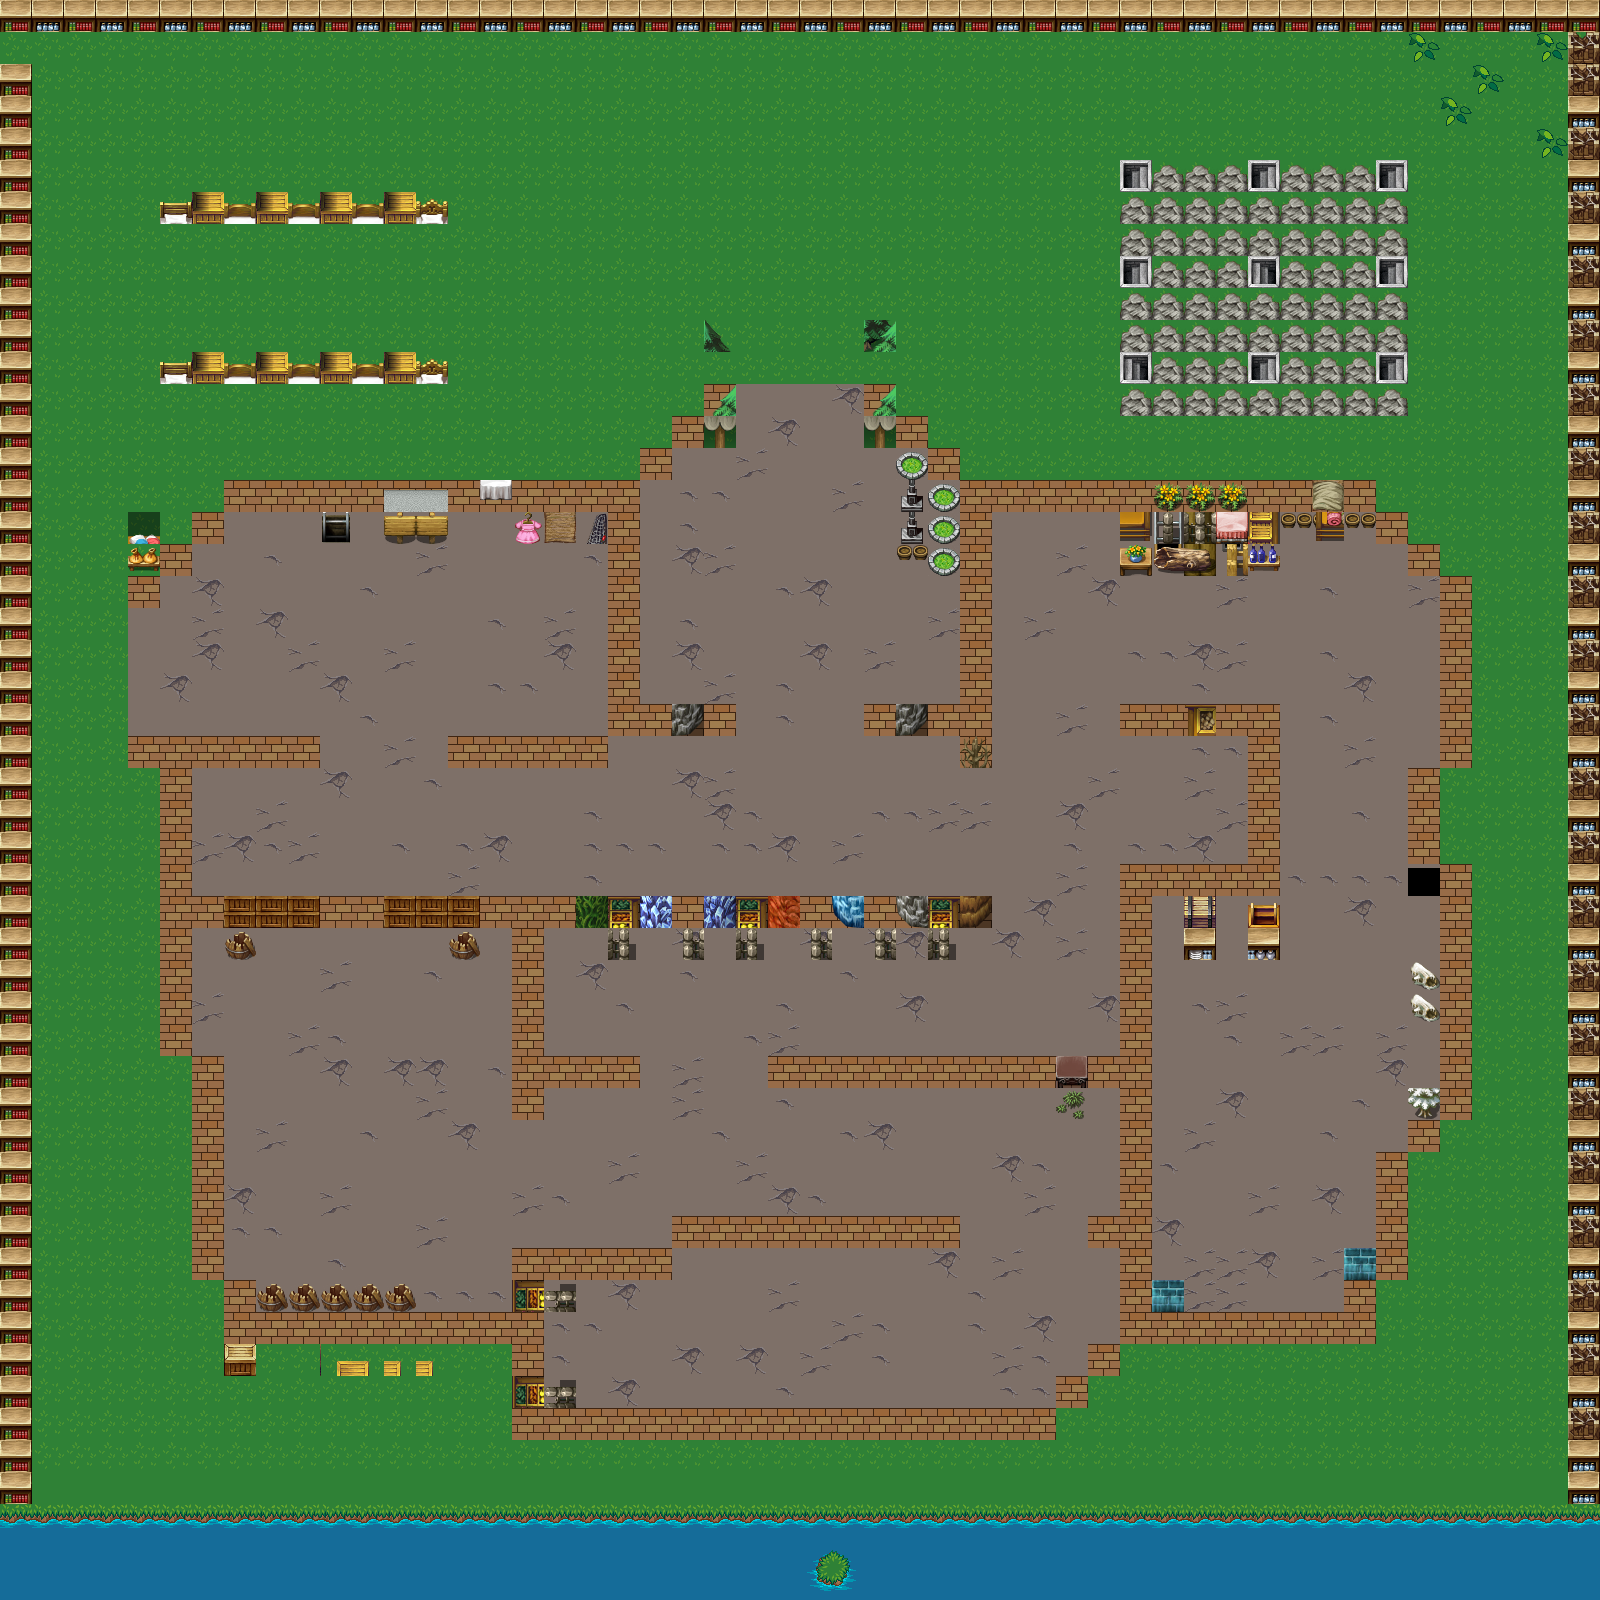

This is a level from a 2D game, rendered from its Tiled map with the project's own tilesets. A one-line summary and the map file follow, with tile-layer data summarised:
An orthogonal 50x50 tile map with 32x32 px tiles, 6 tile layers (suelo, sueloCasa, objetosSueloCasa, paredCasa, ...), 2 tilesets and 98 objects.

<map version="1.10" tiledversion="1.10.2" orientation="orthogonal" renderorder="right-down" width="50" height="50" tilewidth="32" tileheight="32" infinite="0" nextlayerid="14" nextobjectid="125">
 <tileset firstgid="1" source="TerrenosExterirores.tsx" />
 <tileset firstgid="484" source="terrenosInterior.tsx" />
 <layer id="5" name="suelo" width="50" height="50" locked="1">
  <data>[2500 cells, 2500 non-empty, 5 distinct tile ids]</data>
 </layer>
 <layer id="7" name="sueloCasa" width="50" height="50">
  <data>[2500 cells, 1272 non-empty, 7 distinct tile ids]</data>
 </layer>
 <layer id="12" name="objetosSueloCasa" width="50" height="50">
  <data>[2500 cells, 10 non-empty, 8 distinct tile ids]</data>
 </layer>
 <layer id="8" name="paredCasa" width="50" height="50">
  <data>[2500 cells, 267 non-empty, 16 distinct tile ids]</data>
 </layer>
 <layer id="9" name="objetosFuera" width="50" height="50">
  <data>[2500 cells, 256 non-empty, 66 distinct tile ids]</data>
 </layer>
 <layer id="11" name="objetoSObre" width="50" height="50">
  <data>[2500 cells, 147 non-empty, 13 distinct tile ids]</data>
 </layer>
 <objectgroup id="13" name="Capa de Objetos 1">
  <object id="16" x="129.333" y="542" width="30" height="33.3333" />
  <object id="17" x="254" y="509.333" width="99.3333" height="26.6667" />
  <object id="18" x="527.333" y="481.333" width="63.3333" height="61.3333" />
  <object id="19" x="705.333" y="416.667" width="29.3333" height="29.3333" />
  <object id="20" x="704.667" y="352.667" width="30" height="29.3333" />
  <object id="23" x="168" y="377.333" width="268.667" height="4.66667" />
  <object id="24" x="162" y="385.333" width="28.6667" height="28" />
  <object id="25" x="169.333" y="216.667" width="265.333" height="8" />
  <object id="26" x="415.333" y="226.667" width="30.6667" height="24" />
  <object id="29" x="864.667" y="354" width="30.6667" height="29.3333" />
  <object id="30" x="864" y="418" width="31.3333" height="26.6667" />
  <object id="31" x="1119.33" y="554.667" width="32.3333" height="20" />
  <object id="32" x="1170" y="513.333" width="55.3333" height="60" />
  <object id="33" x="1249.33" y="544" width="28.6667" height="30.6667" />
  <object id="34" x="1409.33" y="960.667" width="31.3333" height="63.3333" />
  <object id="35" x="1408.67" y="1089.33" width="30.6667" height="30" />
  <object id="36" x="1408.67" y="863.333" width="30.6667" height="34" />
  <object id="37" x="1184.67" y="896" width="32" height="64" />
  <object id="38" x="1248.67" y="896.667" width="32" height="62.6667" />
  <object id="39" x="1152" y="1279.33" width="32" height="30.6667" />
  <object id="40" x="1345.33" y="1248.67" width="30" height="32" />
  <object id="41" x="1056.67" y="1088" width="31.3333" height="29.3333" />
  <object id="42" x="544" y="1376.67" width="30.6667" height="30" />
  <object id="43" x="543.333" y="1280" width="32.6667" height="32" />
  <object id="44" x="256.667" y="1279.33" width="256" height="31.3333" />
  <object id="45" x="320" y="1343.33" width="127.333" height="31.3333" />
  <object id="46" x="226" y="1344" width="30" height="32.6667" />
  <object id="47" x="33.3333" y="1472.67" width="62" height="30.6667" />
  <object id="48" x="0.666667" y="1503.33" width="1599" height="32" />
  <object id="49" x="0" y="-0.5" width="33" height="1503.5" />
  <object id="50" x="1569.5" y="0.0217391" width="30.5" height="1503.48" />
  <object id="53" x="33.3333" y="-0.333333" width="1536" height="31.6667" />
  <object id="54" x="222.667" y="926.667" width="32.6667" height="32.6667" />
  <object id="55" x="446.667" y="928" width="34" height="32" />
  <object id="56" x="608.667" y="928" width="32" height="32" />
  <object id="57" x="672.667" y="928" width="32" height="31.3333" />
  <object id="58" x="736.667" y="928" width="31.3333" height="32.6667" />
  <object id="59" x="801.333" y="928.667" width="30" height="29.3333" />
  <object id="60" x="864" y="927.333" width="31.3333" height="32.6667" />
  <object id="61" x="927.333" y="928.667" width="33.3333" height="30.6667" />
  <object id="63" x="1280" y="513" width="96" height="30" />
  <object id="64" x="1123.5" y="179.5" width="26" height="15.5" />
  <object id="65" x="1122.5" y="275" width="25" height="16.5" />
  <object id="66" x="1125.5" y="371.5" width="21.5" height="15" />
  <object id="67" x="1252" y="373" width="24" height="11.5" />
  <object id="68" x="1380.5" y="372.5" width="25" height="15" />
  <object id="69" x="1379" y="275.5" width="25.5" height="15" />
  <object id="70" x="1378.5" y="180.5" width="27" height="11.5" />
  <object id="71" x="1251.5" y="180.5" width="25.5" height="12" />
  <object id="72" x="864" y="383.5" width="31.5" height="34.75" />
  <object id="73" x="895" y="416.25" width="33.25" height="32.25" />
  <object id="74" x="927.75" y="448.75" width="32" height="31.5" />
  <object id="75" x="896.182" y="448.364" width="31.4545" height="32.5455" />
  <object id="76" x="928" y="480.182" width="32" height="96.3636" />
  <object id="77" x="960.182" y="479.455" width="31.6364" height="288.182" />
  <object id="78" x="864.333" y="703.667" width="95.3333" height="33" />
  <object id="80" x="992.667" y="478.667" width="382.667" height="33.3333" />
  <object id="81" x="1376" y="511.75" width="31.875" height="32.375" />
  <object id="82" x="1408" y="544.125" width="31.875" height="32.125" />
  <object id="83" x="1440.25" y="575.75" width="31.625" height="192.125" />
  <object id="84" x="1408" y="767.875" width="32" height="96.25" />
  <object id="85" x="1439.5" y="863.875" width="32.75" height="256.5" />
  <object id="87" x="1408" y="1120.13" width="32.125" height="31.875" />
  <object id="88" x="1375.88" y="1151.88" width="32.25" height="127.875" />
  <object id="90" x="1344" y="1280.63" width="31.875" height="63.5" />
  <object id="91" x="1120" y="704" width="160" height="32.25" />
  <object id="92" x="1247.75" y="735.75" width="32.25" height="161" />
  <object id="93" x="1119.75" y="863.75" width="128" height="32.25" />
  <object id="94" x="1119.75" y="895.5" width="32" height="448.25" />
  <object id="95" x="1151.5" y="1311.5" width="192.5" height="33" />
  <object id="96" x="1087.75" y="1216" width="31.75" height="32.5" />
  <object id="97" x="768" y="1055" width="352.5" height="34" />
  <object id="98" x="672.5" y="1215.5" width="287.5" height="34" />
  <object id="99" x="1088" y="1344" width="32" height="31.5" />
  <object id="100" x="1056.18" y="1376" width="31.8182" height="32" />
  <object id="101" x="511.5" y="1408" width="544.5" height="31.4545" />
  <object id="102" x="512.25" y="1248" width="32.25" height="159.5" />
  <object id="103" x="544.5" y="1247.25" width="127.25" height="33" />
  <object id="104" x="223" y="1279" width="32.75" height="64.75" />
  <object id="105" x="255" y="1312.5" width="256.5" height="31.5" />
  <object id="107" x="191.25" y="1055.5" width="32" height="223.5" />
  <object id="108" x="160.25" y="736.25" width="31.25" height="318.5" />
  <object id="109" x="128" y="736" width="31.5" height="32.25" />
  <object id="110" x="190.75" y="736" width="129" height="32.75" />
  <object id="111" x="191.75" y="896.25" width="799.75" height="30.75" />
  <object id="112" x="511" y="926.5" width="34" height="192.5" />
  <object id="113" x="545" y="1055.5" width="95.5" height="33" />
  <object id="114" x="447.667" y="735.667" width="160.667" height="33" />
  <object id="115" x="607.667" y="704" width="128.667" height="33" />
  <object id="116" x="608" y="480" width="33" height="223.667" />
  <object id="117" x="640" y="447.667" width="32" height="32.6667" />
  <object id="118" x="672" y="415.667" width="33.6667" height="32.3333" />
  <object id="119" x="704" y="383.333" width="32.3333" height="33" />
  <object id="120" x="128.25" y="576" width="32" height="31.5" />
  <object id="121" x="160" y="544.25" width="32" height="32" />
  </objectgroup>
</map>
<!-- 3 of 98 objects omitted -->